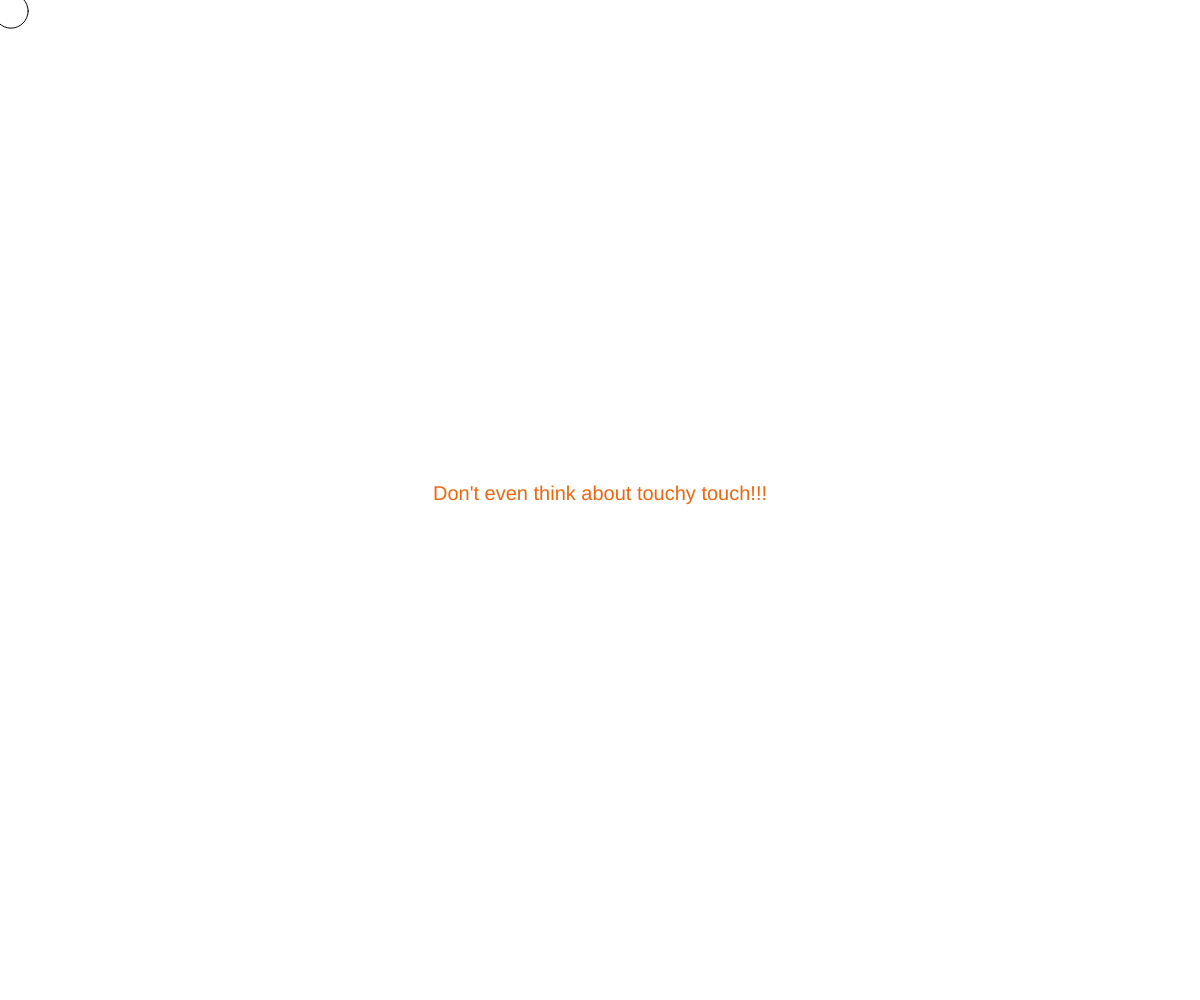
Frame 1 (no input)
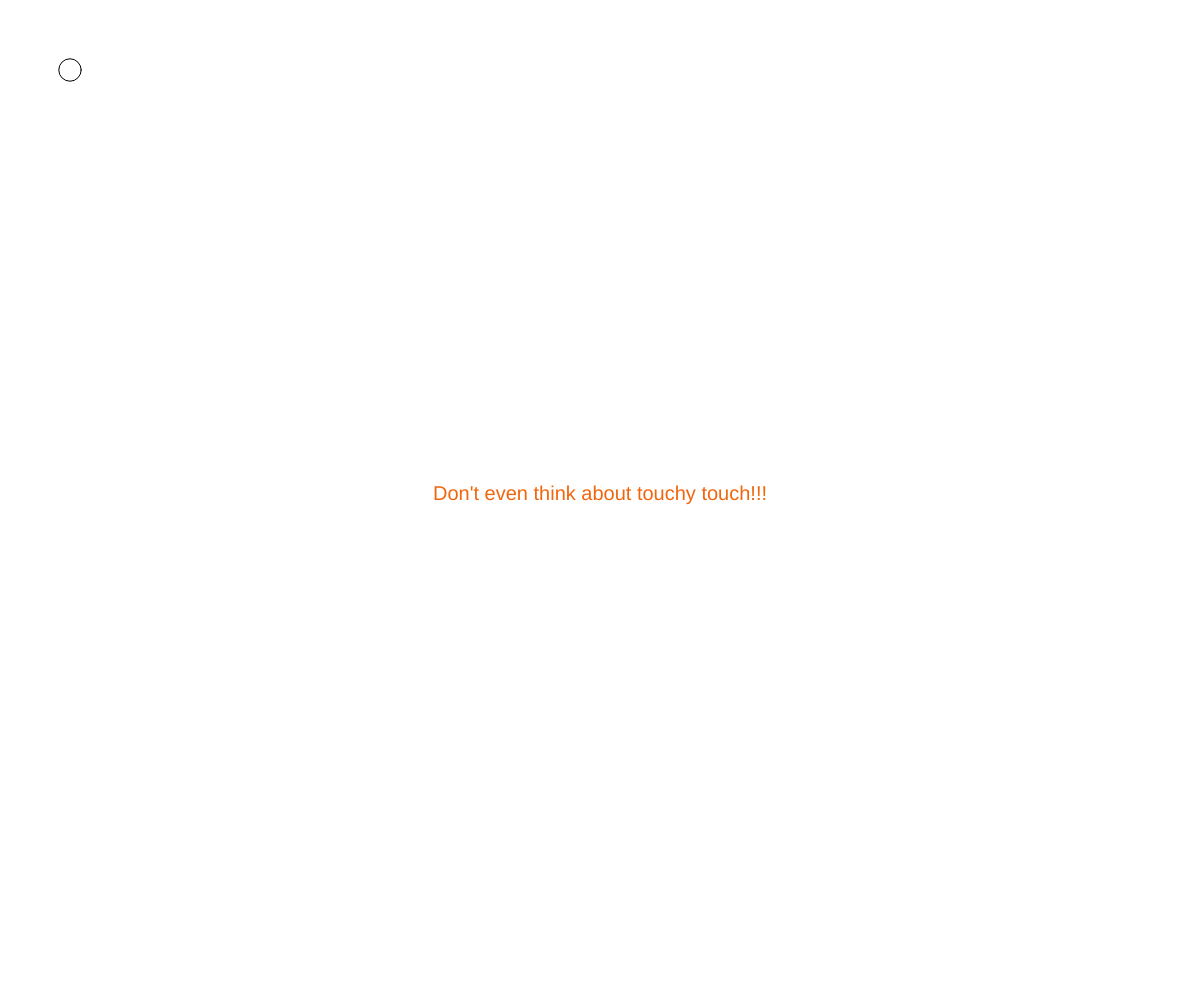
Frame 60 (no input)
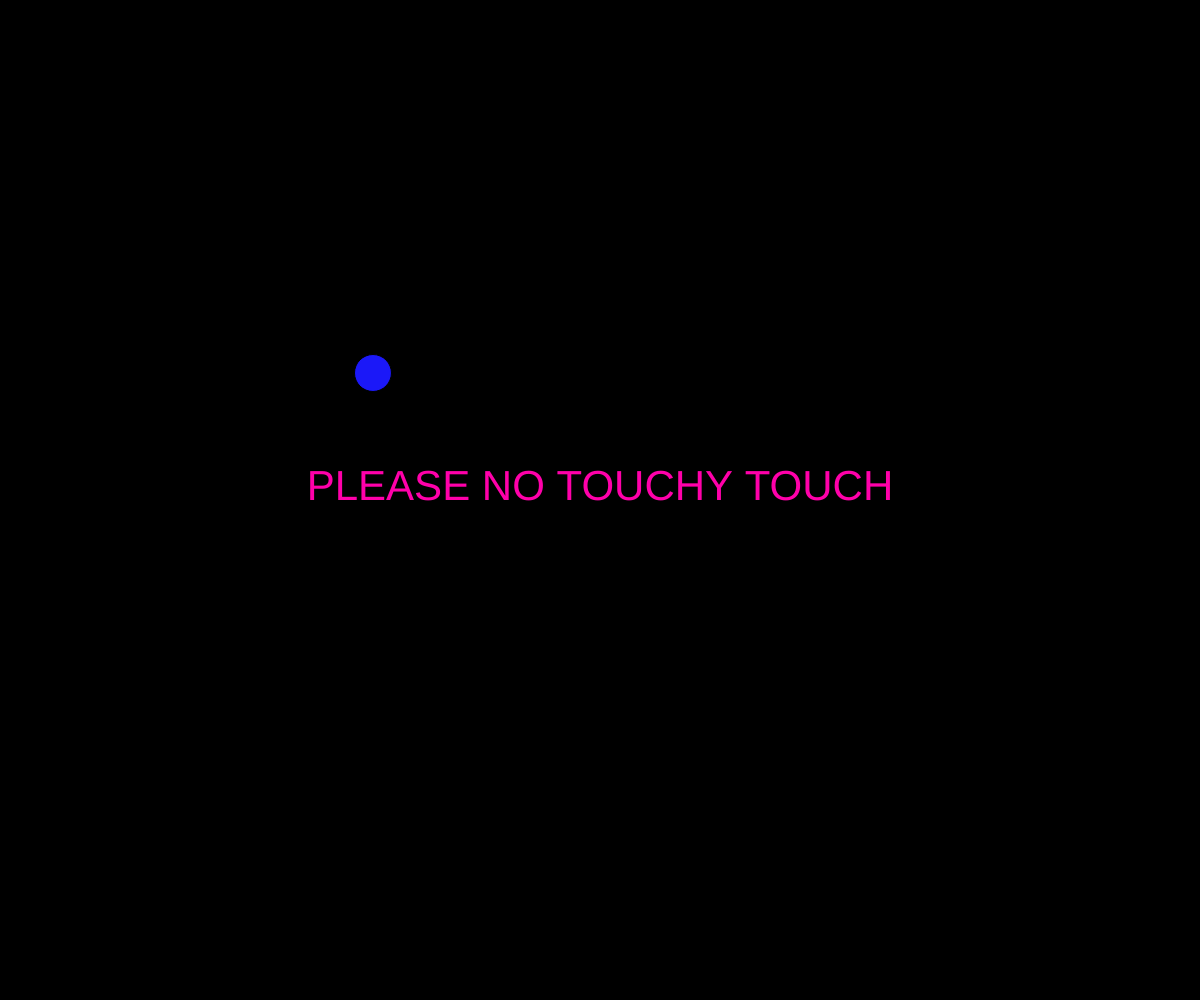
Frame 120 (the mouse pressed at the canvas centre since frame 60)

The p5.js sketch that drew these frames (run headless with seeded random() and noise() and a simulated clock; from frame 60 on, the mouse is pressed at the canvas centre):

// p5.js sketch
// ── sketch.js


var ball = {};
ball.width = 40;
ball.x = 10;
ball.y = 10;
ball.delta_x = 1;
ball.delta_y = 1;
ball.scale_x = 1;
ball.scale_y = 1;

function setup() {
    createCanvas(windowWidth, windowHeight);
    background(255);
}



function draw() {

    ball.x += ball.delta_x * ball.scale_x;
    ball.y += ball.delta_y * ball.scale_y;



    if (ball.x >= width || ball.x <= 0) {
        ball.delta_x = -1 * ball.delta_x;
    }
    if (ball.y >= height || ball.y <= 0) {
        ball.delta_y = -1 * ball.delta_y;
    }
push();
    if (mouseIsPressed) {
      background(0, 0, 0);
      noStroke();
      fill('rgb(255, 0, 170)')
      textSize(42);
      textAlign(CENTER);
      text("PLEASE NO TOUCHY TOUCH", width/2, height/2);



    } else {
        background(255,255,255);
        noStroke();
        fill('rgb(241, 101, 12)')
        textSize(20);
        textAlign(CENTER);
        text("Don't even think about touchy touch!!!", width/2, height/2);
    }
pop();

ball.width = random(20, 40);

red = (random(1, 255));
green = (random(1, 255));
blue = (random(1, 255));


if (mouseIsPressed) {
    fill (red, green, blue);
} else {
    fill(255);
}

  ellipse(ball.x, ball.y, ball.width, ball.width);
}

function mousePressed() {
    ball.scale_x = map(mouseX, 0, width, 0.1, 10);
    ball.scale_y = map(mouseY, 0, height, 0.1, 10);
}
